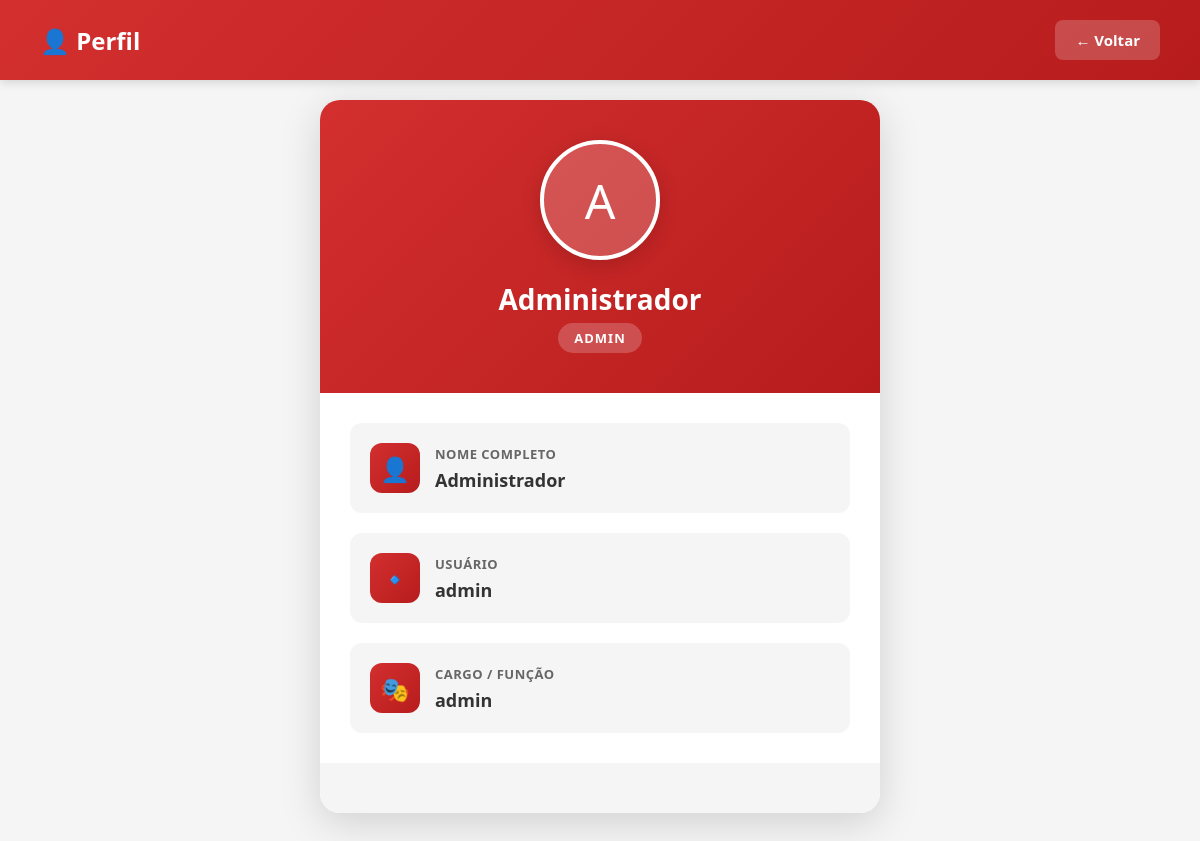
The app's page /perfil (signed in) with its own data.
### tables this page shows
CREATE TABLE usuarios(
    id INTEGER PRIMARY KEY AUTOINCREMENT,
    nome TEXT NOT NULL,
    usuario TEXT UNIQUE NOT NULL,
    senha TEXT NOT NULL,
    cargo TEXT NOT NULL
);

### app.py (the view)
@app.route("/perfil")
def perfil():
    if "usuario" not in session:
        return redirect("/")
    conn = sqlite3.connect("banco.db")
    cursor = conn.cursor()
    cursor.execute(
        "SELECT * FROM usuarios WHERE usuario=?",
        (session["usuario"],)
    )
    usuario = cursor.fetchone()
    conn.close()
    return render_template(
        "perfil.html",
        usuario=usuario
    )

### templates/perfil.html (shortened to what this page needs)
<!DOCTYPE html>
<html lang="pt-br">
<head>
    <link rel="stylesheet" href="{{ url_for('static', filename='css/perfil.css') }}">
</head>
<body>
    <div class="header">
        <h1>👤 Perfil</h1>
        <a href="/dashboard" class="btn-voltar">← Voltar</a>
    </div>
    <div class="container">
        <div class="profile-card">
            <div class="profile-header">
                <div class="profile-avatar">
                    {{ usuario[1][0] }}
                </div>
                <h2>{{ usuario[1] }}</h2>
                <span class="profile-role">
                    {{ usuario[4] }}
                </span>
            </div>
            <div class="profile-body">
                <div class="profile-info">
                    <div class="info-item">
                        <div class="info-icon">👤</div>
                        <div class="info-content">
                            <span class="info-label">Nome Completo</span>
                            <span class="info-value">{{ usuario[1] }}</span>
                        </div>
                    </div>
                    <div class="info-item">
                        <div class="info-icon">🔹</div>
                        <div class="info-content">
                            <span class="info-label">Usuário</span>
                            <span class="info-value">{{ usuario[2] }}</span>
                        </div>
                    </div>
                    <div class="info-item">
                        <div class="info-icon">🎭</div>
                        <div class="info-content">
                            <span class="info-label">Cargo / Função</span>
                            <span class="info-value">{{ usuario[4] }}</span>
                        </div>
                    </div>
                </div>
            </div>
            <div class="profile-footer">
            </div>
        </div>
    </div>
</body>
</html>

### static/css/perfil.css (style rules this page uses)
* { margin: 0; padding: 0; box-sizing: border-box; }
:root { --vermelho: #d32f2f; --vermelho-escuro: #b71c1c; --vermelho-claro: #ff5252; --cinza-escuro: #333333; --cinza-medio: #666666; --cinza-claro: #f5f5f5; --branco: #ffffff; --sombra: rgba(0, 0, 0, 0.1); --sombra-forte: rgba(0, 0, 0, 0.15); }
body { font-family: 'Segoe UI', Tahoma, Geneva, Verdana, sans-serif; background-color: var(--cinza-claro); min-height: 100vh; }
.header { background: linear-gradient(135deg, var(--vermelho) 0%, var(--vermelho-escuro) 100%); color: var(--branco); padding: 20px 40px; display: flex; justify-content: space-between; align-items: center; box-shadow: 0 2px 10px var(--sombra-forte); position: fixed; top: 0; left: 0; right: 0; z-index: 100; }
.header h1 { font-size: 24px; font-weight: 600; display: flex; align-items: center; gap: 12px; }
.header .btn-voltar { background: rgba(255, 255, 255, 0.2); color: var(--branco); padding: 10px 20px; border-radius: 8px; text-decoration: none; font-weight: 600; transition: all 0.3s ease; }
.container { max-width: 600px; margin: 0 auto; padding: 100px 20px 40px; }
.profile-card { background: var(--branco); border-radius: 20px; box-shadow: 0 10px 40px var(--sombra-forte); overflow: hidden; }
.profile-header { background: linear-gradient(135deg, var(--vermelho) 0%, var(--vermelho-escuro) 100%); padding: 40px 30px; text-align: center; position: relative; }
.profile-avatar { width: 120px; height: 120px; background: rgba(255, 255, 255, 0.2); border-radius: 50%; margin: 0 auto 20px; display: flex; align-items: center; justify-content: center; font-size: 48px; color: var(--branco); border: 4px solid var(--branco); box-shadow: 0 5px 20px var(--sombra-forte); }
.profile-header h2 { color: var(--branco); font-size: 28px; font-weight: 700; margin-bottom: 5px; }
.profile-role { display: inline-block; background: rgba(255, 255, 255, 0.2); color: var(--branco); padding: 6px 16px; border-radius: 20px; font-size: 13px; font-weight: 600; text-transform: uppercase; letter-spacing: 1px; }
.profile-body { padding: 30px; }
.profile-info { display: flex; flex-direction: column; gap: 20px; }
.info-item { display: flex; align-items: center; padding: 20px; background: var(--cinza-claro); border-radius: 12px; transition: all 0.3s ease; }
.info-icon { width: 50px; height: 50px; background: linear-gradient(135deg, var(--vermelho) 0%, var(--vermelho-escuro) 100%); border-radius: 12px; display: flex; align-items: center; justify-content: center; font-size: 24px; margin-right: 15px; flex-shrink: 0; }
.info-content { flex: 1; }
.info-label { display: block; color: var(--cinza-medio); font-size: 13px; font-weight: 600; text-transform: uppercase; letter-spacing: 0.5px; margin-bottom: 5px; }
.info-value { color: var(--cinza-escuro); font-size: 18px; font-weight: 600; }
.profile-footer { padding: 25px 30px; background: var(--cinza-claro); display: flex; justify-content: center; }
.btn-voltar { display: inline-flex; align-items: center; gap: 10px; background: linear-gradient(135deg, var(--vermelho) 0%, var(--vermelho-escuro) 100%); color: var(--branco); padding: 14px 28px; border-radius: 10px; text-decoration: none; font-weight: 600; font-size: 15px; transition: all 0.3s ease; }

### records on screen
usuarios: nome "A", nome "Administrador", cargo "ADMIN", usuario "admin", cargo "admin"
